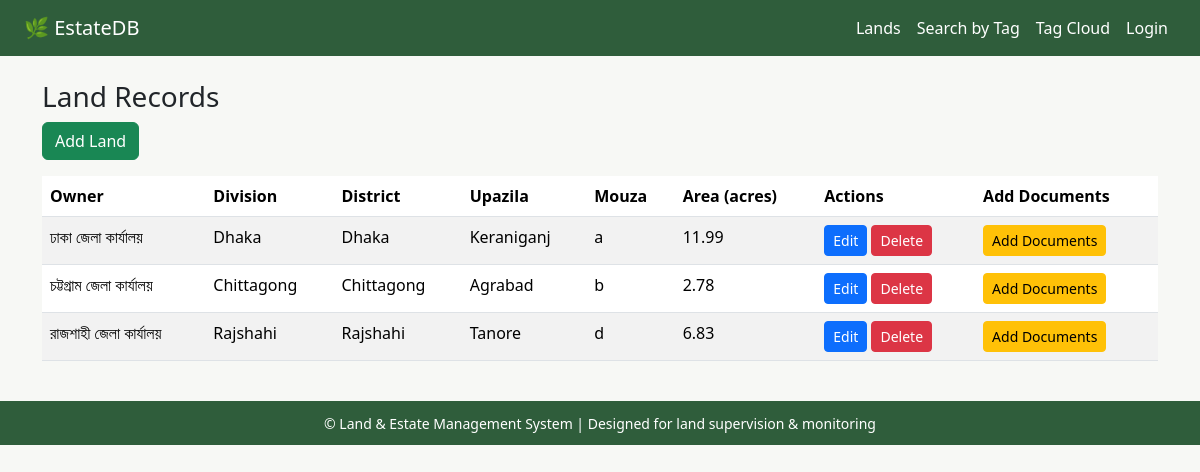
The app's page /lands/, older data.
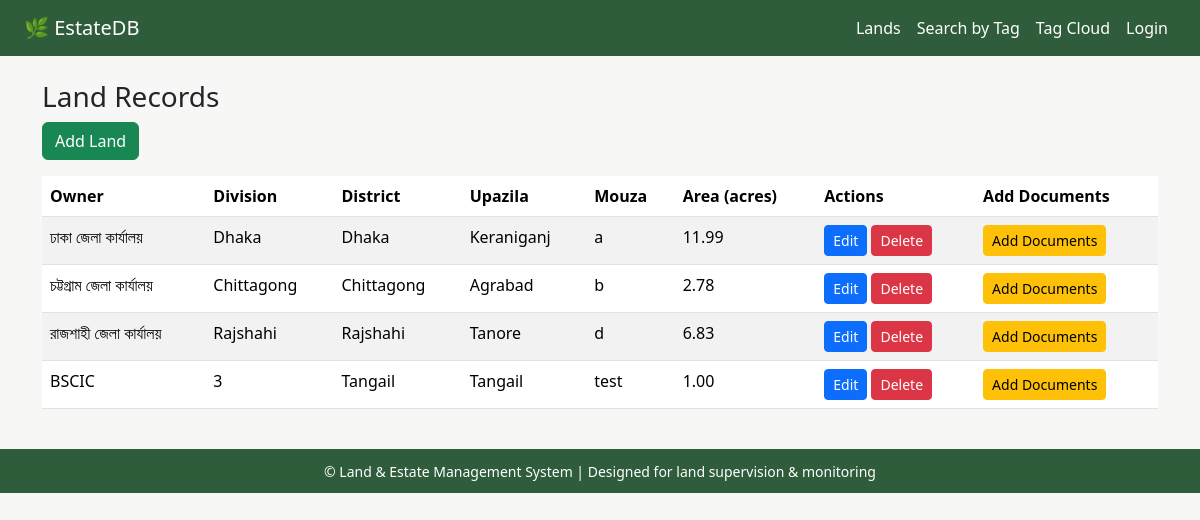
The same page, newer data.
### lands/models.py (models this page shows, shortened)
class Land(models.Model):
    rd_office = models.CharField(max_length=100)
    division = models.CharField(max_length=100)
    district = models.CharField(max_length=100)
    upazila = models.CharField(max_length=100)
    mouza = models.CharField(max_length=100, blank=True, null=True)
    dag_no = models.CharField(max_length=50, blank=True, null=True)
    khatian_no = models.CharField(max_length=50, blank=True, null=True)
    area = models.DecimalField(max_digits=10, decimal_places=2, help_text="Area in acres")
    owner_name = models.CharField(max_length=150)
    created_at = models.DateTimeField(auto_now_add=True)
    updated_at = models.DateTimeField(auto_now=True)

### lands/views.py (the view)
# urls.py: path('', views.land_list, name='land_list'),
def land_list(request):
    lands = Land.objects.all()
    return render(request, 'lands/land_list.html', {'lands': lands})

### lands/templates/lands/land_list.html
{% extends "base.html" %}
{% block content %}
<h3>Land Records</h3>
<a href="{% url 'lands:land_create' %}" class="btn btn-success mb-3">Add Land</a>
<table class="table table-striped">
    <thead>
        <tr>
            <th>Owner</th>
            <th>Division</th>
            <th>District</th>
            <th>Upazila</th>
            <th>Mouza</th>
            <th>Area (acres)</th>
            <th>Actions</th>
            <th>Add Documents</th>
        </tr>
    </thead>
    <tbody>
        {% for land in lands %}
        <tr>
            <td>{{ land.owner_name }}</td>
            <td>{{ land.division }}</td>
            <td>{{ land.district }}</td>
            <td>{{ land.upazila }}</td>
            <td>{{ land.mouza }}</td>
            <td>{{ land.area }}</td>
            <td>
                <a href="{% url 'lands:land_update' land.pk %}" class="btn btn-primary btn-sm">Edit</a>
                <a href="{% url 'lands:land_delete' land.pk %}" class="btn btn-danger btn-sm">Delete</a>
            </td>
            <td>
                <a href="{% url 'documents:document_list' land.pk %}" class="btn btn-warning btn-sm">
                    Add Documents
                </a>
            </td>
        </tr>
        {% empty %}
        <tr><td colspan="7" class="text-center">No land records found.</td></tr>
        {% endfor %}
    </tbody>
</table>
{% endblock %}

Row changes from the older to the newer data that the page shows:
added Land: owner_name "BSCIC", division "3", district "Tangail", upazila "Tangail", mouza "test", area "1.00"
